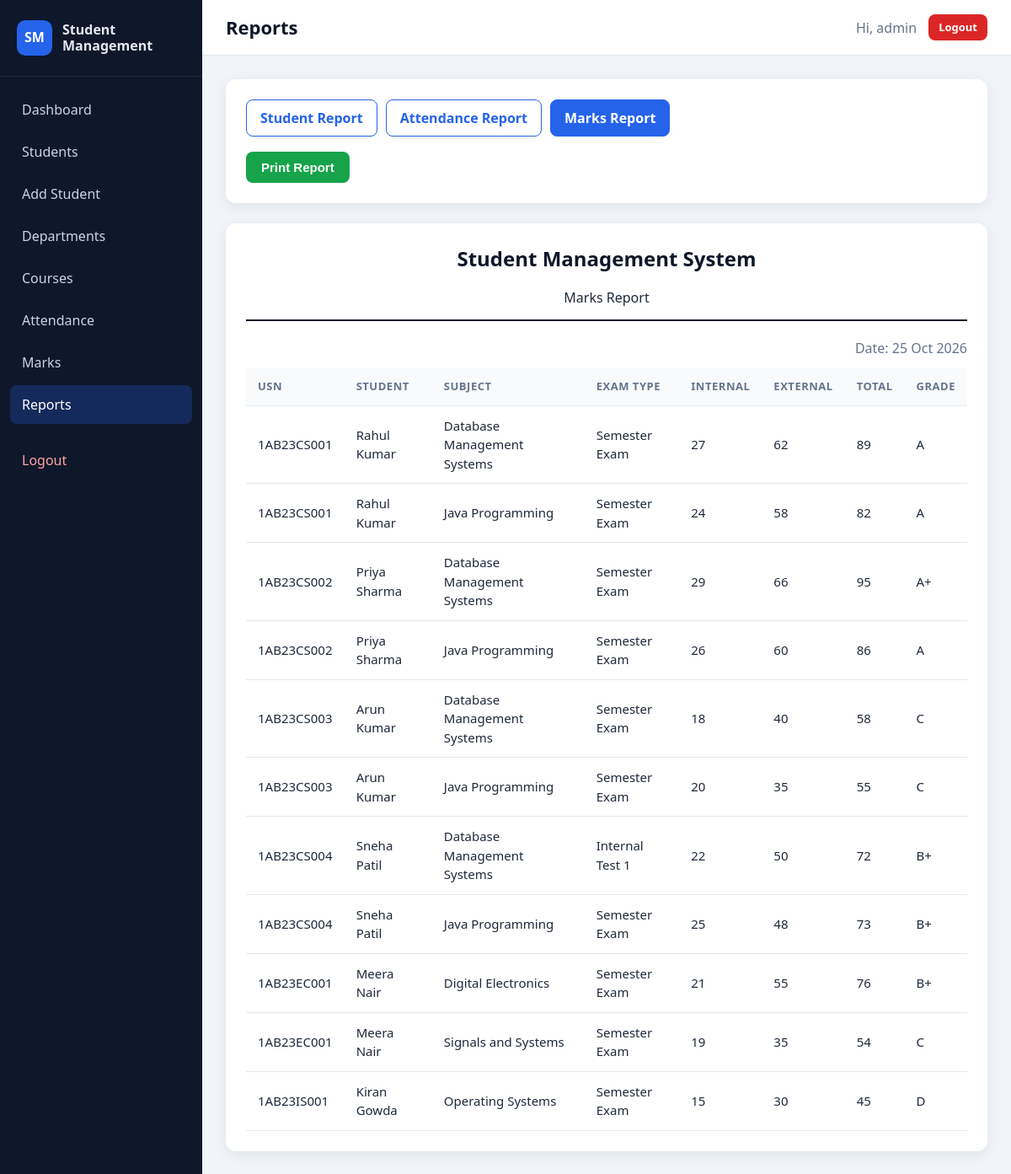
/reports.php?type=marks (signed in), run on the app's committed database.
### tables this page shows
CREATE TABLE marks (
    id INT AUTO_INCREMENT PRIMARY KEY,
    student_id INT NOT NULL,
    subject VARCHAR(100) NOT NULL,
    internal_marks INT NOT NULL,
    external_marks INT NOT NULL,
    total_marks INT NOT NULL,
    grade VARCHAR(2) NOT NULL,
    exam_type VARCHAR(50) NOT NULL,
    created_at TIMESTAMP DEFAULT CURRENT_TIMESTAMP,
    CONSTRAINT fk_marks_student FOREIGN KEY (student_id)
        REFERENCES students (id) ON DELETE CASCADE
);

CREATE TABLE students (
    id INT AUTO_INCREMENT PRIMARY KEY,
    usn VARCHAR(20) NOT NULL UNIQUE,
    full_name VARCHAR(100) NOT NULL,
    dob DATE NOT NULL,
    gender ENUM('Male', 'Female', 'Other') NOT NULL,
    email VARCHAR(120) NOT NULL,
    phone VARCHAR(15) NOT NULL,
    address TEXT NOT NULL,
    department_id INT NOT NULL,
    course_id INT NOT NULL,
    semester TINYINT NOT NULL,
    admission_year INT NOT NULL,
    photo VARCHAR(255) NULL,
    created_at TIMESTAMP DEFAULT CURRENT_TIMESTAMP,
    CONSTRAINT fk_students_department FOREIGN KEY (department_id)
        REFERENCES departments (id) ON DELETE RESTRICT,
    CONSTRAINT fk_students_course FOREIGN KEY (course_id)
        REFERENCES courses (id) ON DELETE RESTRICT
);

### includes/auth.php (called while the page is built, shortened)
<?php
function e($value)
{
    return htmlspecialchars((string) $value, ENT_QUOTES, 'UTF-8');
}
function fetch_rows(mysqli $conn, $sql, $types = '', array $params = [])
{
    if (empty($params)) {
        $result = $conn->query($sql);
    }
    return $result->fetch_all(MYSQLI_ASSOC);
}

### reports.php (the view, shortened to what this page needs)
<?php
require_once __DIR__ . '/config/db.php';
require_once __DIR__ . '/includes/auth.php';
$reportType = $_GET['type'] ?? 'student';
$marksReport = [];
if ($reportType === 'marks') {
    $marksReport = fetch_rows($conn, "SELECT s.usn, s.full_name, m.subject, m.exam_type, m.internal_marks, m.external_marks, m.total_marks, m.grade
        FROM marks m
        JOIN students s ON m.student_id = s.id
        ORDER BY s.usn, m.subject, m.id");
}
require_once __DIR__ . '/includes/header.php';
?>
<div class="card no-print">
    <div class="report-tabs">
        <a href="reports.php?type=student" class="<?= $reportType === 'student' ? 'active' : '' ?>">Student Report</a>
        <a href="reports.php?type=attendance" class="<?= $reportType === 'attendance' ? 'active' : '' ?>">Attendance Report</a>
        <a href="reports.php?type=marks" class="<?= $reportType === 'marks' ? 'active' : '' ?>">Marks Report</a>
    </div>
    <div class="button-row">
        <button type="button" class="btn btn-success" onclick="window.print()">Print Report</button>
    </div>
</div>
<?php if ($reportType === 'marks'): ?>
    <div class="card printable-report">
        <div class="report-header">
            <h2>Student Management System</h2>
            <p>Marks Report</p>
        </div>
        <div class="report-date">Date: <?= e(date('d M Y')) ?></div>
        <div class="table-wrapper">
            <table>
                <thead>
                <tr>
                    <th>USN</th>
                    <th>Student</th>
                    <th>Subject</th>
                    <th>Exam Type</th>
                    <th>Internal</th>
                    <th>External</th>
                    <th>Total</th>
                    <th>Grade</th>
                </tr>
                </thead>
                <tbody>
                <?php foreach ($marksReport as $row): ?>
                    <tr>
                        <td><?= e($row['usn']) ?></td>
                        <td><?= e($row['full_name']) ?></td>
                        <td><?= e($row['subject']) ?></td>
                        <td><?= e($row['exam_type']) ?></td>
                        <td><?= e($row['internal_marks']) ?></td>
                        <td><?= e($row['external_marks']) ?></td>
                        <td><?= e($row['total_marks']) ?></td>
                        <td><?= e($row['grade']) ?></td>
                    </tr>
                <?php endforeach; ?>
                </tbody>
            </table>
        </div>
    </div>
<?php endif; ?>
<?php require_once __DIR__ . '/includes/footer.php'; ?>

### assets/css/style.css (style rules this page uses)
:root { --primary: #2563eb; --primary-dark: #1d4ed8; --success: #16a34a; --danger: #dc2626; --warning: #d97706; --dark: #0f172a; --sidebar: #0f172a; --text: #1e293b; --muted: #64748b; --border: #e2e8f0; --background: #f1f5f9; --card: #ffffff; --radius: 12px; --shadow: 0 4px 16px rgba(15, 23, 42, 0.08); }
* { box-sizing: border-box; margin: 0; padding: 0; }
body { font-family: "Segoe UI", Roboto, Arial, sans-serif; background: var(--background); color: var(--text); line-height: 1.5; min-height: 100vh; }
a { color: var(--primary); text-decoration: none; }
h1, h2, h3 { color: var(--dark); }
.card { background: var(--card); border-radius: var(--radius); box-shadow: var(--shadow); padding: 24px; margin-bottom: 24px; }
.card h2 { font-size: 19px; margin-bottom: 16px; }
.btn { display: inline-block; border: none; border-radius: 8px; padding: 10px 18px; font-size: 15px; font-weight: 600; cursor: pointer; color: #fff; background: var(--primary); transition: background 0.2s, transform 0.1s; text-align: center; }
.btn-success { background: var(--success); }
.button-row { display: flex; gap: 10px; flex-wrap: wrap; align-items: center; }
.table-wrapper { overflow-x: auto; }
table { width: 100%; border-collapse: collapse; font-size: 15px; }
th, td { padding: 12px 14px; text-align: left; border-bottom: 1px solid var(--border); vertical-align: middle; }
th { background: #f8fafc; color: var(--muted); font-size: 13px; text-transform: uppercase; letter-spacing: 0.04em; }
.report-header { text-align: center; border-bottom: 2px solid var(--dark); padding-bottom: 14px; margin-bottom: 20px; }
.report-header h2 { font-size: 24px; }
.report-date { text-align: right; color: var(--muted); margin-bottom: 12px; }
.report-tabs { display: flex; gap: 10px; flex-wrap: wrap; margin-bottom: 18px; }
.report-tabs a { padding: 9px 16px; border-radius: 8px; border: 1px solid var(--primary); color: var(--primary); font-weight: 600; }
.report-tabs a.active { background: var(--primary); color: #fff; }

### data on the page
marks: student.usn "1AB23CS001", student.full_name "Rahul Kumar", subject "Database Management Systems", exam_type "Semester Exam", internal_marks "27", external_marks "62", total_marks "89", grade "A"
marks: student.usn "1AB23CS001", student.full_name "Rahul Kumar", subject "Java Programming", exam_type "Semester Exam", internal_marks "24", external_marks "58", total_marks "82", grade "A"
marks: student.usn "1AB23CS002", student.full_name "Priya Sharma", subject "Database Management Systems", exam_type "Semester Exam", internal_marks "29", external_marks "66", total_marks "95", grade "A+"
marks: student.usn "1AB23CS002", student.full_name "Priya Sharma", subject "Java Programming", exam_type "Semester Exam", internal_marks "26", external_marks "60", total_marks "86", grade "A"
marks: student.usn "1AB23CS003", student.full_name "Arun Kumar", subject "Database Management Systems", exam_type "Semester Exam", internal_marks "18", external_marks "40", total_marks "58", grade "C"
marks: student.usn "1AB23CS003", student.full_name "Arun Kumar", subject "Java Programming", exam_type "Semester Exam", internal_marks "20", external_marks "35", total_marks "55", grade "C"
marks: student.usn "1AB23CS004", student.full_name "Sneha Patil", subject "Database Management Systems", exam_type "Internal Test 1", internal_marks "22", external_marks "50", total_marks "72", grade "B+"
marks: student.usn "1AB23CS004", student.full_name "Sneha Patil", subject "Java Programming", exam_type "Semester Exam", internal_marks "25", external_marks "48", total_marks "73", grade "B+"
marks: student.usn "1AB23EC001", student.full_name "Meera Nair", subject "Digital Electronics", exam_type "Semester Exam", internal_marks "21", external_marks "55", total_marks "76", grade "B+"
marks: student.usn "1AB23EC001", student.full_name "Meera Nair", subject "Signals and Systems", exam_type "Semester Exam", internal_marks "19", external_marks "35", total_marks "54", grade "C"
marks: student.usn "1AB23IS001", student.full_name "Kiran Gowda", subject "Operating Systems", exam_type "Semester Exam", internal_marks "15", external_marks "30", total_marks "45", grade "D"

### other printed values
$pageTitle "Reports"
$_SESSION['admin_username'] "admin"
